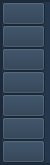
        <widget class="QFrame" name="leftMenuCont_frame">
         <property name="minimumSize">
          <size>
           <width>50</width>
           <height>0</height>
          </size>
         </property>
         <property name="maximumSize">
          <size>
           <width>20</width>
           <height>16777215</height>
          </size>
         </property>
         <property name="styleSheet">
          <string notr="true">background-color: rgb(36, 55, 76);</string>
         </property>
         <property name="frameShape">
          <enum>QFrame::StyledPanel</enum>
         </property>
         <property name="frameShadow">
          <enum>QFrame::Raised</enum>
         </property>
         <layout class="QHBoxLayout" name="horizontalLayout_9">
          <property name="spacing">
           <number>0</number>
          </property>
          <property name="leftMargin">
           <number>0</number>
          </property>
          <property name="topMargin">
           <number>0</number>
          </property>
          <property name="rightMargin">
           <number>0</number>
          </property>
          <property name="bottomMargin">
           <number>0</number>
          </property>
          <item alignment="Qt::AlignLeft|Qt::AlignTop">
           <widget class="QFrame" name="menu_frame">
            <property name="minimumSize">
             <size>
              <width>200</width>
              <height>0</height>
             </size>
            </property>
            <property name="styleSheet">
             <string notr="true"/>
            </property>
            <property name="frameShape">
             <enum>QFrame::StyledPanel</enum>
            </property>
            <property name="frameShadow">
             <enum>QFrame::Raised</enum>
            </property>
            <layout class="QGridLayout" name="gridLayout">
             <property name="leftMargin">
              <number>0</number>
             </property>
             <property name="topMargin">
              <number>0</number>
             </property>
             <property name="rightMargin">
              <number>0</number>
             </property>
             <property name="bottomMargin">
              <number>0</number>
             </property>
             <property name="spacing">
              <number>0</number>
             </property>
             <item row="3" column="0" alignment="Qt::AlignLeft">
              <widget class="QPushButton" name="activities_btn">
               <property name="font">
                <font>
                 <pointsize>10</pointsize>
                </font>
               </property>
               <property name="text">
                <string/>
               </property>
               <property name="icon">
                <iconset resource="icons.qrc">
                 <normaloff>:/icons/icons/white/activity.svg</normaloff>:/icons/icons/white/activity.svg</iconset>
               </property>
               <property name="iconSize">
                <size>
                 <width>32</width>
                 <height>32</height>
                </size>
               </property>
              </widget>
             </item>
             <item row="4" column="0" alignment="Qt::AlignLeft">
              <widget class="QPushButton" name="storage_btn">
               <property name="font">
                <font>
                 <pointsize>10</pointsize>
                </font>
               </property>
               <property name="text">
                <string/>
               </property>
               <property name="icon">
                <iconset resource="icons.qrc">
                 <normaloff>:/icons/icons/white/disc.svg</normaloff>:/icons/icons/white/disc.svg</iconset>
               </property>
               <property name="iconSize">
                <size>
                 <width>32</width>
                 <height>32</height>
                </size>
               </property>
              </widget>
             </item>
             <item row="5" column="0" alignment="Qt::AlignLeft">
              <widget class="QPushButton" name="sensors_btn">
               <property name="font">
                <font>
                 <pointsize>10</pointsize>
                </font>
               </property>
               <property name="text">
                <string/>
               </property>
               <property name="icon">
                <iconset resource="icons.qrc">
                 <normaloff>:/icons/icons/white/thermometer.svg</normaloff>:/icons/icons/white/thermometer.svg</iconset>
               </property>
               <property name="iconSize">
                <size>
                 <width>32</width>
                 <height>32</height>
                </size>
               </property>
              </widget>
             </item>
             <item row="1" column="0" alignment="Qt::AlignLeft">
              <widget class="QPushButton" name="battery_btn">
               <property name="font">
                <font>
                 <pointsize>10</pointsize>
                </font>
               </property>
               <property name="text">
                <string/>
               </property>
               <property name="icon">
                <iconset resource="icons.qrc">
                 <normaloff>:/icons/icons/white/battery-charging.svg</normaloff>:/icons/icons/white/battery-charging.svg</iconset>
               </property>
               <property name="iconSize">
                <size>
                 <width>32</width>
                 <height>32</height>
                </size>
               </property>
              </widget>
             </item>
             <item row="0" column="0" alignment="Qt::AlignLeft">
              <widget class="QPushButton" name="cpu_btn">
               <property name="font">
                <font>
                 <pointsize>10</pointsize>
                </font>
               </property>
               <property name="styleSheet">
                <string notr="true"/>
               </property>
               <property name="text">
                <string/>
               </property>
               <property name="icon">
                <iconset resource="icons.qrc">
                 <normaloff>:/icons/icons/white/cpu.svg</normaloff>:/icons/icons/white/cpu.svg</iconset>
               </property>
               <property name="iconSize">
                <size>
                 <width>32</width>
                 <height>32</height>
                </size>
               </property>
              </widget>
             </item>
             <item row="0" column="1" alignment="Qt::AlignLeft">
              <widget class="QLabel" name="cpu_lbl">
               <property name="font">
                <font>
                 <pointsize>10</pointsize>
                </font>
               </property>
               <property name="text">
                <string>CPU</string>
               </property>
               <property name="margin">
                <number>5</number>
               </property>
              </widget>
             </item>
             <item row="2" column="0" alignment="Qt::AlignLeft">
              <widget class="QPushButton" name="sysInfo_btn">
               <property name="font">
                <font>
                 <pointsize>10</pointsize>
                </font>
               </property>
               <property name="text">
                <string/>
               </property>
               <property name="icon">
                <iconset resource="icons.qrc">
                 <normaloff>:/icons/icons/white/monitor.svg</normaloff>:/icons/icons/white/monitor.svg</iconset>
               </property>
               <property name="iconSize">
                <size>
                 <width>32</width>
                 <height>32</height>
                </size>
               </property>
              </widget>
             </item>
             <item row="6" column="0" alignment="Qt::AlignLeft">
              <widget class="QPushButton" name="networks_btn">
               <property name="font">
                <font>
                 <pointsize>10</pointsize>
                </font>
               </property>
               <property name="text">
                <string/>
               </property>
               <property name="icon">
                <iconset resource="icons.qrc">
                 <normaloff>:/icons/icons/white/wifi.svg</normaloff>:/icons/icons/white/wifi.svg</iconset>
               </property>
               <property name="iconSize">
                <size>
                 <width>32</width>
                 <height>32</height>
                </size>
               </property>
              </widget>
             </item>
             <item row="1" column="1" alignment="Qt::AlignLeft">
              <widget class="QLabel" name="battery_lbl">
               <property name="font">
                <font>
                 <pointsize>10</pointsize>
                </font>
               </property>
               <property name="text">
                <string>Battery</string>
               </property>
               <property name="margin">
                <number>5</number>
               </property>
              </widget>
             </item>
             <item row="2" column="1" alignment="Qt::AlignLeft">
              <widget class="QLabel" name="sysInfo_lbl">
               <property name="font">
                <font>
                 <pointsize>10</pointsize>
                </font>
               </property>
               <property name="text">
                <string>System Information</string>
               </property>
               <property name="margin">
                <number>5</number>
               </property>
              </widget>
             </item>
             <item row="3" column="1" alignment="Qt::AlignLeft">
              <widget class="QLabel" name="activities_lbl">
               <property name="font">
                <font>
                 <pointsize>10</pointsize>
                </font>
               </property>
               <property name="text">
                <string>Activities</string>
               </property>
               <property name="margin">
                <number>5</number>
               </property>
              </widget>
             </item>
             <item row="4" column="1" alignment="Qt::AlignLeft">
              <widget class="QLabel" name="storage_lbl">
               <property name="font">
                <font>
                 <pointsize>10</pointsize>
                </font>
               </property>
               <property name="text">
                <string>Storage</string>
               </property>
               <property name="margin">
                <number>5</number>
               </property>
              </widget>
             </item>
             <item row="5" column="1" alignment="Qt::AlignLeft">
              <widget class="QLabel" name="sensors_lbl">
               <property name="font">
                <font>
                 <pointsize>10</pointsize>
                </font>
               </property>
               <property name="text">
                <string>Sensors</string>
               </property>
               <property name="margin">
                <number>5</number>
               </property>
              </widget>
             </item>
             <item row="6" column="1" alignment="Qt::AlignLeft">
              <widget class="QLabel" name="networks_lbl">
               <property name="font">
                <font>
                 <pointsize>10</pointsize>
                </font>
               </property>
               <property name="text">
                <string>Networks</string>
               </property>
               <property name="margin">
                <number>5</number>
               </property>
              </widget>
             </item>
            </layout>
           </widget>
          </item>
         </layout>
        </widget>
